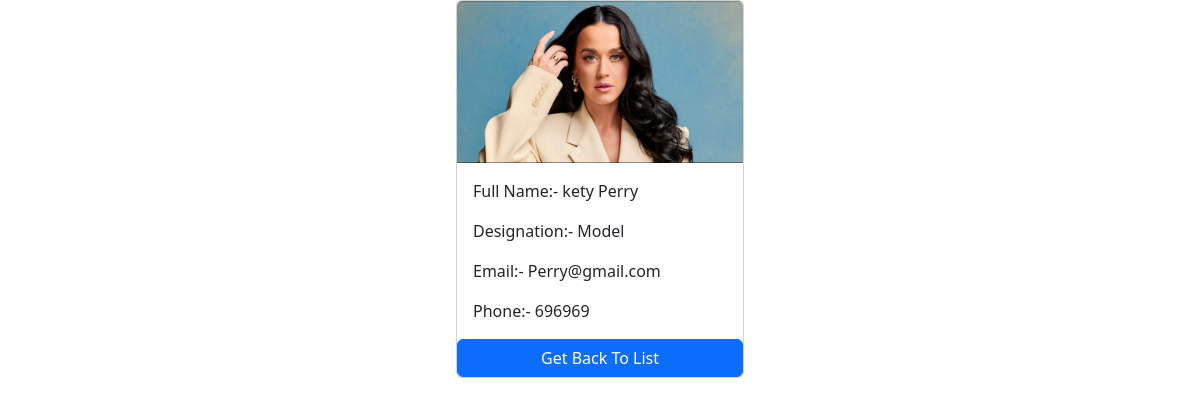
The app's page /employee/4 with its own data.
### employee/models.py (models this page shows, shortened)
class Employee(models.Model):
    first_name=models.CharField(max_length=100)
    last_name=models.CharField(max_length=100)
    email=models.EmailField(unique=True, max_length=254)
    photo=models.ImageField(upload_to='images')
    designation=models.CharField(max_length=100)
    phone_number=models.CharField(max_length=11,blank=True)
    created_at=models.DateTimeField(auto_now_add=True)
    updatet_at=models.DateTimeField(auto_now=True)

### employee/views.py (the view)
# urls.py: path('<int:pk>',employees_detail,name='employes_details')
def employees_detail(request ,pk ):
    employee=get_object_or_404(Employee,pk=pk)
    contex={
        'employee':employee
    }
    return render(request,'employee_detail/detail.html',contex)

### Templates/employee_detail/detail.html
{% extends "home/home.html" %}
{% block body%}
<div class="container pt-5px">
<div class="card mx-auto "  style="width: 18rem; ">
    <img class="card-img-top pt-5px" src={{ employee.photo.url }} alt="Card image cap">
    <div class="card-body " >
      <p class="card-text"> Full Name:- {{employee.first_name}} {{ employee.last_name}}</p>
      <p class="card-text"> Designation:- {{ employee.designation}}</p>
      <p class="card-text"> Email:- {{ employee.email}}</p>
      <p class="card-text"> Phone:- {{employee.phone_number}}</p>
    </div>
    <a href="{% url 'home' %}" class="btn btn-primary"> Get Back To List</a>
  </div>
</div>
{% endblock %}

### records on screen
Employee: photo (picture), first_name "kety", last_name "Perry", designation "Model", email "Perry@gmail.com", phone_number "696969"
